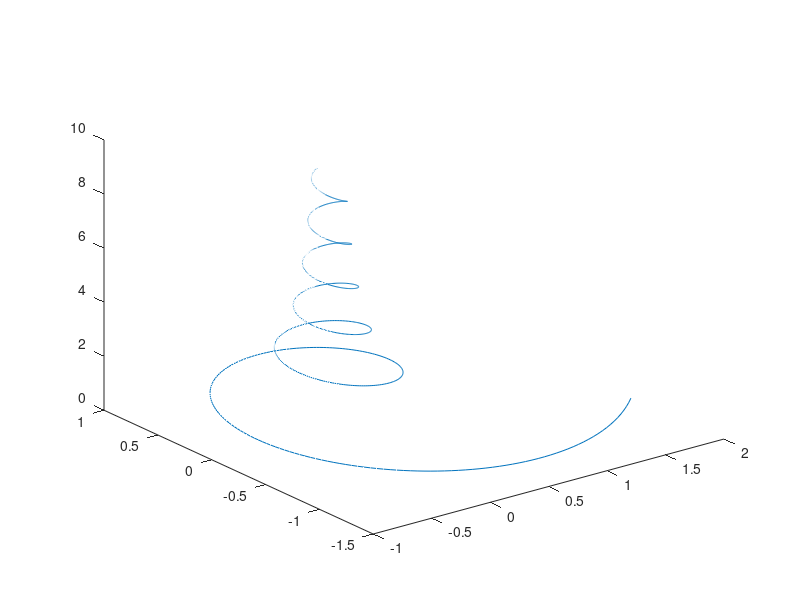
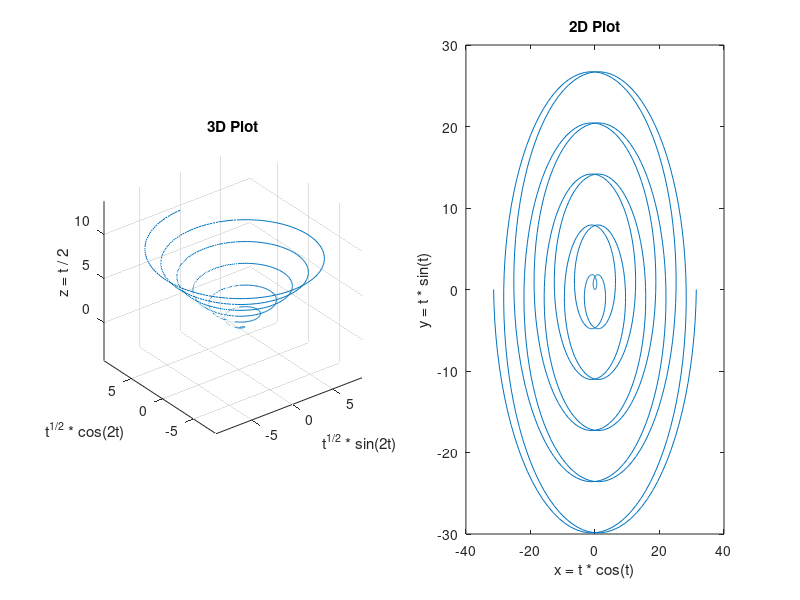

These figures' MATLAB source, in order: (Note: this script raises an error after producing the figures.)
%for 3d line plot function is plot3 
% and mesh for surface plot
%write a matlab program to x=2/t * sin2t
% and y=2/t cos2t;
%z=t/2
%1<=t<=6pi
%x=2/t sin(2t)
%y=2/t cos(2t)
%z=t/2
%1<=t<+6pi
t=linspace(1,6.*pi,1000);
x=(2./t).*sin(2.*t);
y=(2./t).*cos(2.*t);
z=t./2;
plot3(x,y,z);
%% divide the figure window into two parts and then 
%%x=t^1/2*sin2t
%y=t^1/2cos2t;
%z=t/2;
%0<=t<=10*pi


t1 = linspace(0, 6 * pi, 1000);
t2 = linspace(-10 * pi, 10 * pi, 1000);


x = t1 .^ 1/2 .* sin(2 .* t1);
y = t1 .^ 1/2 .* cos(2 .* t1);
z = t1 ./ 2;


x2 = t2 .* cos(t2);
y2 = t2 .* sin(t2);

figure;


subplot(1, 2, 1);
plot3(x, y, z);
xlabel('t^{1/2} * sin(2t)');
ylabel('t^{1/2} * cos(2t)');
zlabel('z = t / 2');
title('3D Plot');
axis equal; 
grid on;


subplot(1, 2, 2);
plot(x2, y2);
xlabel('x = t * cos(t)');
ylabel('y = t * sin(t)');
title('2D Plot');
 


sgtitle('Combined Plots'); 
%% 3d plot surface plot
x=linspace(-2,2,1000);
y=linspace(-3,3,1000);
[p,q]=meshgrid(x,y)
z=1./(p.^2+q.^2+1);
subplot (1,2,1)
mesh(p,q,z)
subplot(1,2,2)
surf(p,q,z)
%%
x=-3:0.1:3;
y=-3:0.1:3;
[p,q]=meshgrid(x,y);
z=(1.8).^(-1.5).*(p.^2+q.^2).^0.5.*sin(p).*cos(q.*0.5);
subplot (1,2,1)
mesh(p,q,z)
xlabel("xaxis");
ylabel("yaxis");
zlabel("zaxis");
subplot(1,2,2)
surf(p,q,z)
xlabel("xaxis");
ylabel("yaxis");
zlabel("zaxis");
title ("3D plots");





